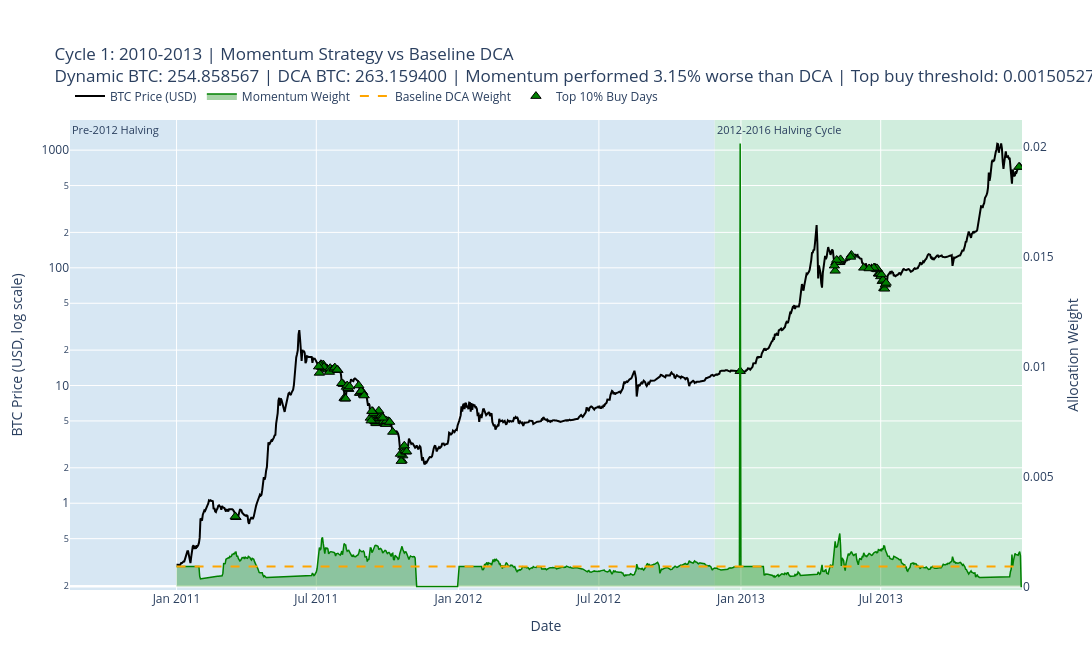
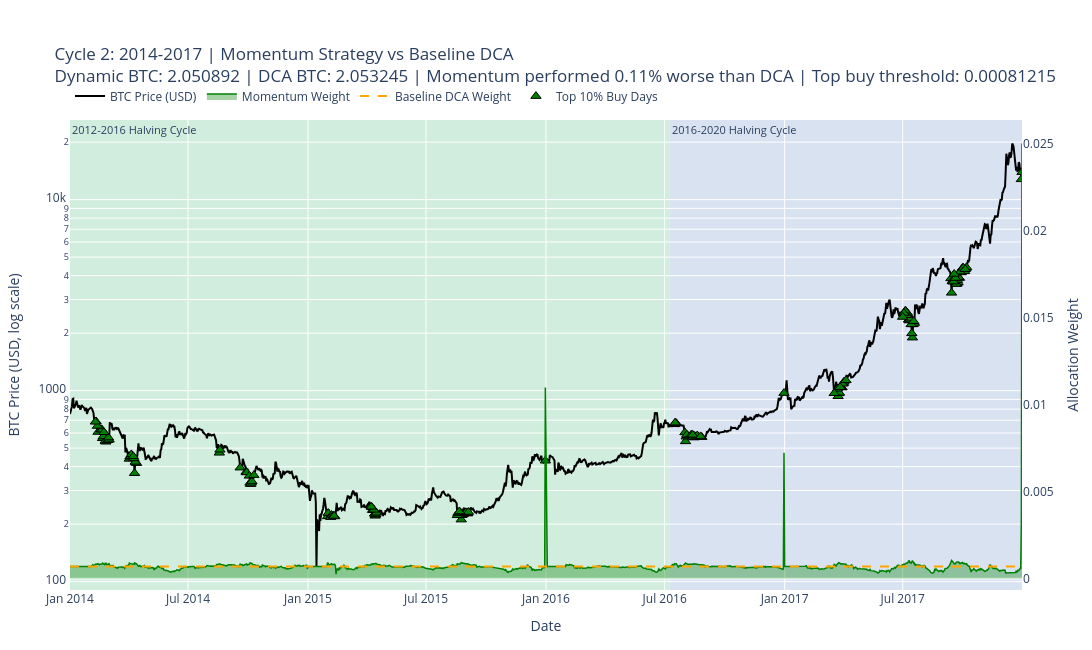
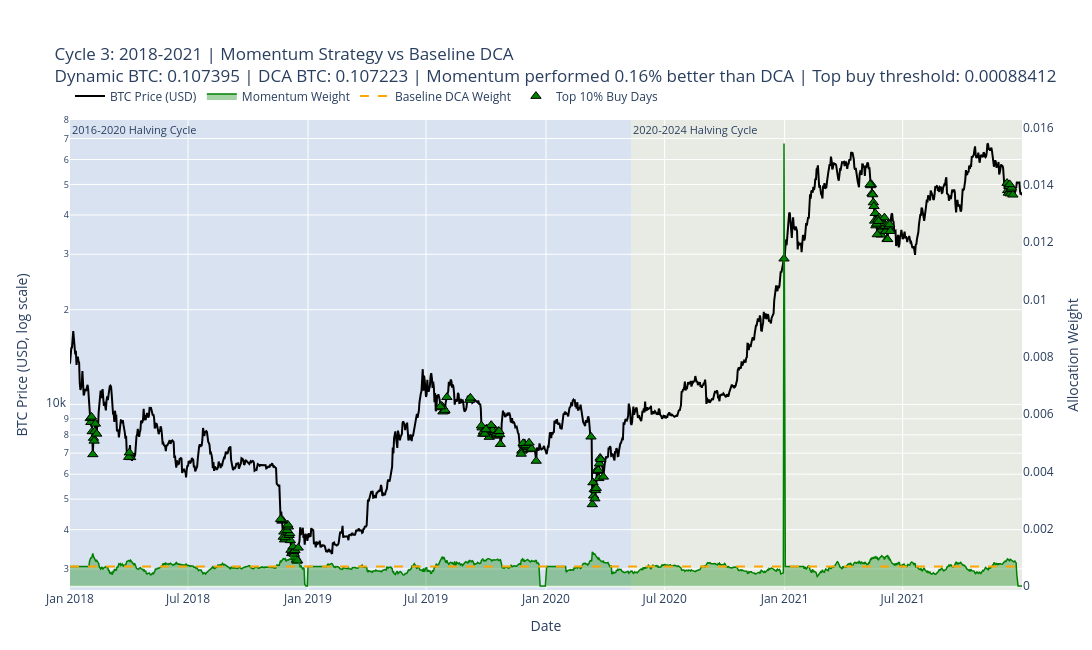
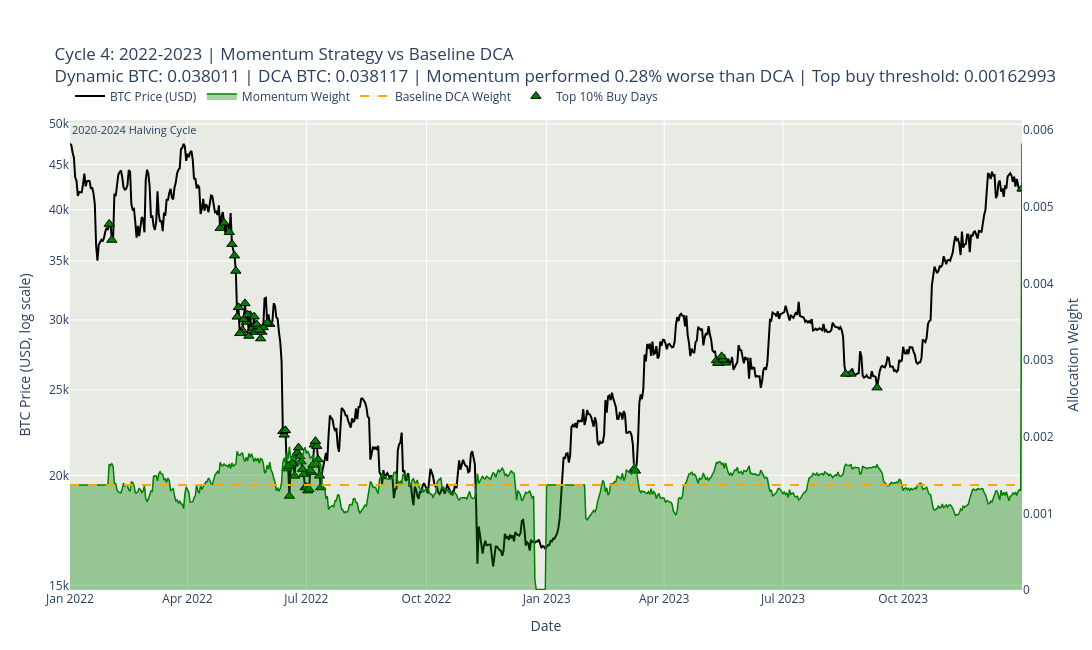

These figures' notebook cell, in order:
### Code cell
# Create 4 separate interactive charts, one for each cycle.

for label, result in cycle_results.items():
    plot_interactive_cycle_yearly(result, halving_periods)

### Figure 1 — Plotly figure (JSON) as saved in the notebook; plotly's stock layout.template omitted (floating-point values rounded to 4 significant figures; data arrays with more than 128 entries replaced by an {"elided": "..."} marker saying what was removed)
{"data": [{"customdata": {"elided": "1095x6 float values"}, "hovertemplate": "<b>Date</b>: %{x|%Y-%m-%d}<br><b>BTC Price</b>: $%{y:,.2f}<br><b>Momentum Weight</b>: %{customdata[0]:.8f}<br><b>DCA Weight</b>: %{customdata[1]:.8f}<br><b>Momentum sats/$</b>: %{customdata[2]:,.2f}<br><b>DCA sats/$</b>: %{customdata[3]:,.2f}<br><b>Momentum sats accumulated</b>: %{customdata[4]:,.2f}<br><b>DCA sats accumulated</b>: %{customdata[5]:,.2f}<extra></extra>", "line": {"color": "black", "width": 2}, "mode": "lines", "name": "BTC Price (USD)", "type": "scatter", "x": {"elided": "1095 str values"}, "y": {"elided": "1095 float values"}, "yaxis": "y"}, {"customdata": {"elided": "1095x3 float values"}, "fill": "tozeroy", "fillcolor": "rgba(0, 128, 0, 0.35)", "hovertemplate": "<b>Date</b>: %{x|%Y-%m-%d}<br><b>Momentum Weight</b>: %{y:.8f}<br><b>BTC Price</b>: $%{customdata[0]:,.2f}<br><b>Momentum sats/$</b>: %{customdata[1]:,.2f}<br><b>Momentum sats accumulated</b>: %{customdata[2]:,.2f}<extra></extra>", "line": {"color": "green", "width": 1.5}, "mode": "lines", "name": "Momentum Weight", "type": "scatter", "x": {"elided": "1095 str values"}, "y": {"elided": "1095 float values"}, "yaxis": "y2"}, {"customdata": {"elided": "1095x3 float values"}, "hovertemplate": "<b>Date</b>: %{x|%Y-%m-%d}<br><b>DCA Weight</b>: %{y:.8f}<br><b>BTC Price</b>: $%{customdata[0]:,.2f}<br><b>DCA sats/$</b>: %{customdata[1]:,.2f}<br><b>DCA sats accumulated</b>: %{customdata[2]:,.2f}<extra></extra>", "line": {"color": "orange", "dash": "dash", "width": 2}, "mode": "lines", "name": "Baseline DCA Weight", "type": "scatter", "x": {"elided": "1095 str values"}, "y": {"elided": "1095 float values"}, "yaxis": "y2"}, {"customdata": [[0.02013], [0.002412], [0.002234], [0.002166], [0.002163], [0.002053], [0.002044], [0.00196], [0.001959], [0.001906], [0.001897], [0.001873], [0.001872], [0.001866], [0.001853], [0.001846], [0.001845], [0.00184], [0.001838], [0.00183], [0.001822], [0.001806], [0.001797], [0.001797], [0.001778], [0.001776], [0.001756], [0.001749], [0.001745], [0.001742], [0.001738], [0.001733], [0.001723], [0.001722], [0.001718], [0.00171], [0.001708], [0.001705], [0.001705], [0.001705], [0.001699], [0.001696], [0.001682], [0.00168], [0.001679], [0.001664], [0.001663], [0.00166], [0.00165], [0.001648], [0.001648], [0.001647], [0.001645], [0.00164], [0.00164], [0.001638], [0.001635], [0.001634], [0.001614], [0.001613], [0.001611], [0.001608], [0.001608], [0.001603], [0.001597], [0.001595], [0.001591], [0.00159], [0.001588], [0.001588], [0.001586], [0.001585], [0.001585], [0.001583], [0.001581], [0.001581], [0.00158], [0.001579], [0.001577], [0.001575], [0.001574], [0.001566], [0.001566], [0.001566], [0.001563], [0.001558], [0.001552], [0.001551], [0.00155], [0.00155], [0.001549], [0.001548], [0.001537], [0.001536], [0.001535], [0.00153], [0.001529], [0.001529], [0.001529], [0.001528], [0.001526], [0.001523], [0.001516], [0.001514], [0.001514], [0.001513], [0.001512], [0.001511], [0.001511], [0.001505]], "hovertemplate": "<b>Top 10% Buy Date</b>: %{x|%Y-%m-%d}<br><b>BTC Price</b>: $%{y:,.2f}<br><b>Momentum Weight</b>: %{customdata[0]:.8f}<extra></extra>", "marker": {"color": "green", "line": {"color": "black", "width": 1}, "size": 9, "symbol": "triangle-up"}, "mode": "markers", "name": "Top 10% Buy Days", "type": "scatter", "x": ["2012-12-31T00:00:00.000000", "2013-05-09T00:00:00.000000", "2011-07-09T00:00:00.000000", "2013-05-08T00:00:00.000000", "2011-07-08T00:00:00.000000", "2013-05-03T00:00:00.000000", "2013-05-07T00:00:00.000000", "2011-07-10T00:00:00.000000", "2011-08-06T00:00:00.000000", "2011-08-07T00:00:00.000000", "2011-08-08T00:00:00.000000", "2011-09-17T00:00:00.000000", "2011-09-16T00:00:00.000000", "2011-09-15T00:00:00.000000", "2013-05-10T00:00:00.000000", "2011-09-18T00:00:00.000000", "2013-07-05T00:00:00.000000", "2013-05-06T00:00:00.000000", "2013-07-06T00:00:00.000000", "2011-10-20T00:00:00.000000", "2011-09-19T00:00:00.000000", "2013-05-04T00:00:00.000000", "2011-09-14T00:00:00.000000", "2013-05-05T00:00:00.000000", "2011-07-05T00:00:00.000000", "2011-07-13T00:00:00.000000", "2011-09-09T00:00:00.000000", "2011-09-10T00:00:00.000000", "2011-07-15T00:00:00.000000", "2013-07-03T00:00:00.000000", "2011-10-19T00:00:00.000000", "2011-09-22T00:00:00.000000", "2011-07-14T00:00:00.000000", "2011-07-07T00:00:00.000000", "2011-09-21T00:00:00.000000", "2011-07-16T00:00:00.000000", "2011-09-13T00:00:00.000000", "2013-05-02T00:00:00.000000", "2013-07-01T00:00:00.000000", "2011-09-23T00:00:00.000000", "2011-08-09T00:00:00.000000", "2011-10-21T00:00:00.000000", "2013-07-04T00:00:00.000000", "2013-06-28T00:00:00.000000", "2011-09-20T00:00:00.000000", "2011-08-26T00:00:00.000000", "2011-07-06T00:00:00.000000", "2013-07-07T00:00:00.000000", "2011-09-24T00:00:00.000000", "2011-08-05T00:00:00.000000", "2011-08-12T00:00:00.000000", "2011-09-28T00:00:00.000000", "2011-08-11T00:00:00.000000", "2013-06-29T00:00:00.000000", "2013-06-30T00:00:00.000000", "2011-09-27T00:00:00.000000", "2011-09-29T00:00:00.000000", "2011-08-27T00:00:00.000000", "2011-08-31T00:00:00.000000", "2011-08-03T00:00:00.000000", "2011-10-18T00:00:00.000000", "2011-08-10T00:00:00.000000", "2013-07-08T00:00:00.000000", "2013-07-02T00:00:00.000000", "2011-09-12T00:00:00.000000", "2011-08-30T00:00:00.000000", "2011-07-11T00:00:00.000000", "2013-05-24T00:00:00.000000", "2011-07-20T00:00:00.000000", "2011-09-26T00:00:00.000000", "2013-12-28T00:00:00.000000", "2013-06-25T00:00:00.000000", "2011-07-21T00:00:00.000000", "2011-08-29T00:00:00.000000", "2011-08-28T00:00:00.000000", "2011-07-19T00:00:00.000000", "2011-07-22T00:00:00.000000", "2011-08-13T00:00:00.000000", "2011-10-25T00:00:00.000000", "2011-07-23T00:00:00.000000", "2011-10-24T00:00:00.000000", "2013-06-24T00:00:00.000000", "2011-03-19T00:00:00.000000", "2011-03-18T00:00:00.000000", "2011-09-01T00:00:00.000000", "2013-06-23T00:00:00.000000", "2011-07-18T00:00:00.000000", "2013-06-27T00:00:00.000000", "2011-07-24T00:00:00.000000", "2011-10-03T00:00:00.000000", "2011-09-11T00:00:00.000000", "2011-07-04T00:00:00.000000", "2011-10-02T00:00:00.000000", "2011-10-22T00:00:00.000000", "2013-06-26T00:00:00.000000", "2013-06-09T00:00:00.000000", "2011-09-30T00:00:00.000000", "2011-10-23T00:00:00.000000", "2013-12-27T00:00:00.000000", "2011-09-25T00:00:00.000000", "2013-05-23T00:00:00.000000", "2013-06-22T00:00:00.000000", "2011-07-25T00:00:00.000000", "2011-10-04T00:00:00.000000", "2011-07-29T00:00:00.000000", "2011-07-28T00:00:00.000000", "2011-10-08T00:00:00.000000", "2011-10-26T00:00:00.000000", "2011-08-25T00:00:00.000000", "2013-06-16T00:00:00.000000"], "y": [13.24, 112.0, 14.39, 113.5, 14.35, 94.26, 111.4, 15.08, 7.82, 7.72, 7.74, 4.77, 4.81, 4.97, 117.9, 5.11, 67.14, 112.4, 66.34, 2.31, 5.26, 111.4, 5.55, 116.6, 12.8, 14.03, 5.31, 5.03, 13.9, 77.01, 2.28, 5.49, 13.93, 15.16, 5.62, 13.62, 5.79, 104.3, 84.5, 5.59, 9.72, 2.54, 79.0, 89.19, 6.1, 8.65, 14.8, 71.98, 5.41, 10.27, 9.32, 4.74, 9.47, 88.98, 89.54, 4.84, 4.7, 8.63, 8.35, 10.45, 2.62, 10.0, 74.4, 87.75, 6.04, 8.78, 14.37, 128.6, 13.69, 4.95, 717.8, 97.87, 13.66, 8.93, 8.97, 14.04, 13.65, 9.8, 2.74, 13.64, 2.81, 99.47, 0.76, 0.77, 8.22, 100.4, 13.03, 96.92, 13.86, 4.94, 6.06, 14.48, 4.98, 3.01, 98.95, 99.99, 5.01, 3.08, 720.4, 5.32, 123.8, 100.0, 14.2, 4.9, 13.51, 13.61, 4.03, 2.75, 10.01, 98.75], "yaxis": "y"}], "layout": {"annotations": [{"font": {"size": 11}, "showarrow": false, "text": "Pre-2012 Halving", "x": "2010-08-16T00:00:00", "xanchor": "left", "xref": "x", "y": 1, "yanchor": "top", "yref": "y domain"}, {"font": {"size": 11}, "showarrow": false, "text": "2012-2016 Halving Cycle", "x": "2012-11-28T00:00:00", "xanchor": "left", "xref": "x", "y": 1, "yanchor": "top", "yref": "y domain"}], "height": 650, "hovermode": "x unified", "legend": {"orientation": "h", "x": 0, "xanchor": "left", "y": 1.02, "yanchor": "bottom"}, "margin": {"b": 60, "l": 70, "r": 70, "t": 120}, "shapes": [{"fillcolor": "rgba(173, 216, 230, 0.25)", "layer": "below", "line": {"width": 0}, "opacity": 1, "type": "rect", "x0": "2010-08-16T00:00:00", "x1": "2012-11-27T00:00:00", "xref": "x", "y0": 0, "y1": 1, "yref": "y domain"}, {"fillcolor": "rgba(144, 238, 144, 0.25)", "layer": "below", "line": {"width": 0}, "opacity": 1, "type": "rect", "x0": "2012-11-28T00:00:00", "x1": "2013-12-31T00:00:00", "xref": "x", "y0": 0, "y1": 1, "yref": "y domain"}], "title": {"text": "Cycle 1: 2010-2013 | Momentum Strategy vs Baseline DCA<br>Dynamic BTC: 254.858567 | DCA BTC: 263.159400 | Momentum performed 3.15% worse than DCA | Top buy threshold: 0.00150527"}, "width": 1250, "xaxis": {"range": ["2010-08-16T00:00:00", "2013-12-31T00:00:00"], "title": {"text": "Date"}}, "yaxis": {"side": "left", "title": {"text": "BTC Price (USD, log scale)"}, "type": "log"}, "yaxis2": {"overlaying": "y", "showgrid": false, "side": "right", "title": {"text": "Allocation Weight"}}}}

### Figure 2 — Plotly figure (JSON) as saved in the notebook; plotly's stock layout.template omitted (floating-point values rounded to 4 significant figures; data arrays with more than 128 entries replaced by an {"elided": "..."} marker saying what was removed)
{"data": [{"customdata": {"elided": "1460x6 float values"}, "hovertemplate": "<b>Date</b>: %{x|%Y-%m-%d}<br><b>BTC Price</b>: $%{y:,.2f}<br><b>Momentum Weight</b>: %{customdata[0]:.8f}<br><b>DCA Weight</b>: %{customdata[1]:.8f}<br><b>Momentum sats/$</b>: %{customdata[2]:,.2f}<br><b>DCA sats/$</b>: %{customdata[3]:,.2f}<br><b>Momentum sats accumulated</b>: %{customdata[4]:,.2f}<br><b>DCA sats accumulated</b>: %{customdata[5]:,.2f}<extra></extra>", "line": {"color": "black", "width": 2}, "mode": "lines", "name": "BTC Price (USD)", "type": "scatter", "x": {"elided": "1460 str values"}, "y": {"elided": "1460 float values"}, "yaxis": "y"}, {"customdata": {"elided": "1460x3 float values"}, "fill": "tozeroy", "fillcolor": "rgba(0, 128, 0, 0.35)", "hovertemplate": "<b>Date</b>: %{x|%Y-%m-%d}<br><b>Momentum Weight</b>: %{y:.8f}<br><b>BTC Price</b>: $%{customdata[0]:,.2f}<br><b>Momentum sats/$</b>: %{customdata[1]:,.2f}<br><b>Momentum sats accumulated</b>: %{customdata[2]:,.2f}<extra></extra>", "line": {"color": "green", "width": 1.5}, "mode": "lines", "name": "Momentum Weight", "type": "scatter", "x": {"elided": "1460 str values"}, "y": {"elided": "1460 float values"}, "yaxis": "y2"}, {"customdata": {"elided": "1460x3 float values"}, "hovertemplate": "<b>Date</b>: %{x|%Y-%m-%d}<br><b>DCA Weight</b>: %{y:.8f}<br><b>BTC Price</b>: $%{customdata[0]:,.2f}<br><b>DCA sats/$</b>: %{customdata[1]:,.2f}<br><b>DCA sats accumulated</b>: %{customdata[2]:,.2f}<extra></extra>", "line": {"color": "orange", "dash": "dash", "width": 2}, "mode": "lines", "name": "Baseline DCA Weight", "type": "scatter", "x": {"elided": "1460 str values"}, "y": {"elided": "1460 float values"}, "yaxis": "y2"}, {"customdata": {"elided": "147x1 float values"}, "hovertemplate": "<b>Top 10% Buy Date</b>: %{x|%Y-%m-%d}<br><b>BTC Price</b>: $%{y:,.2f}<br><b>Momentum Weight</b>: %{customdata[0]:.8f}<extra></extra>", "marker": {"color": "green", "line": {"color": "black", "width": 1}, "size": 9, "symbol": "triangle-up"}, "mode": "markers", "name": "Top 10% Buy Days", "type": "scatter", "x": {"elided": "147 str values"}, "y": {"elided": "147 float values"}, "yaxis": "y"}], "layout": {"annotations": [{"font": {"size": 11}, "showarrow": false, "text": "2012-2016 Halving Cycle", "x": "2014-01-01T00:00:00", "xanchor": "left", "xref": "x", "y": 1, "yanchor": "top", "yref": "y domain"}, {"font": {"size": 11}, "showarrow": false, "text": "2016-2020 Halving Cycle", "x": "2016-07-09T00:00:00", "xanchor": "left", "xref": "x", "y": 1, "yanchor": "top", "yref": "y domain"}], "height": 650, "hovermode": "x unified", "legend": {"orientation": "h", "x": 0, "xanchor": "left", "y": 1.02, "yanchor": "bottom"}, "margin": {"b": 60, "l": 70, "r": 70, "t": 120}, "shapes": [{"fillcolor": "rgba(144, 238, 144, 0.25)", "layer": "below", "line": {"width": 0}, "opacity": 1, "type": "rect", "x0": "2014-01-01T00:00:00", "x1": "2016-07-08T00:00:00", "xref": "x", "y0": 0, "y1": 1, "yref": "y domain"}, {"fillcolor": "rgba(176, 196, 222, 0.25)", "layer": "below", "line": {"width": 0}, "opacity": 1, "type": "rect", "x0": "2016-07-09T00:00:00", "x1": "2017-12-31T00:00:00", "xref": "x", "y0": 0, "y1": 1, "yref": "y domain"}], "title": {"text": "Cycle 2: 2014-2017 | Momentum Strategy vs Baseline DCA<br>Dynamic BTC: 2.050892 | DCA BTC: 2.053245 | Momentum performed 0.11% worse than DCA | Top buy threshold: 0.00081215"}, "width": 1250, "xaxis": {"range": ["2014-01-01T00:00:00", "2017-12-31T00:00:00"], "title": {"text": "Date"}}, "yaxis": {"side": "left", "title": {"text": "BTC Price (USD, log scale)"}, "type": "log"}, "yaxis2": {"overlaying": "y", "showgrid": false, "side": "right", "title": {"text": "Allocation Weight"}}}}

### Figure 3 — Plotly figure (JSON) as saved in the notebook; plotly's stock layout.template omitted (floating-point values rounded to 4 significant figures; data arrays with more than 128 entries replaced by an {"elided": "..."} marker saying what was removed)
{"data": [{"customdata": {"elided": "1460x6 float values"}, "hovertemplate": "<b>Date</b>: %{x|%Y-%m-%d}<br><b>BTC Price</b>: $%{y:,.2f}<br><b>Momentum Weight</b>: %{customdata[0]:.8f}<br><b>DCA Weight</b>: %{customdata[1]:.8f}<br><b>Momentum sats/$</b>: %{customdata[2]:,.2f}<br><b>DCA sats/$</b>: %{customdata[3]:,.2f}<br><b>Momentum sats accumulated</b>: %{customdata[4]:,.2f}<br><b>DCA sats accumulated</b>: %{customdata[5]:,.2f}<extra></extra>", "line": {"color": "black", "width": 2}, "mode": "lines", "name": "BTC Price (USD)", "type": "scatter", "x": {"elided": "1460 str values"}, "y": {"elided": "1460 float values"}, "yaxis": "y"}, {"customdata": {"elided": "1460x3 float values"}, "fill": "tozeroy", "fillcolor": "rgba(0, 128, 0, 0.35)", "hovertemplate": "<b>Date</b>: %{x|%Y-%m-%d}<br><b>Momentum Weight</b>: %{y:.8f}<br><b>BTC Price</b>: $%{customdata[0]:,.2f}<br><b>Momentum sats/$</b>: %{customdata[1]:,.2f}<br><b>Momentum sats accumulated</b>: %{customdata[2]:,.2f}<extra></extra>", "line": {"color": "green", "width": 1.5}, "mode": "lines", "name": "Momentum Weight", "type": "scatter", "x": {"elided": "1460 str values"}, "y": {"elided": "1460 float values"}, "yaxis": "y2"}, {"customdata": {"elided": "1460x3 float values"}, "hovertemplate": "<b>Date</b>: %{x|%Y-%m-%d}<br><b>DCA Weight</b>: %{y:.8f}<br><b>BTC Price</b>: $%{customdata[0]:,.2f}<br><b>DCA sats/$</b>: %{customdata[1]:,.2f}<br><b>DCA sats accumulated</b>: %{customdata[2]:,.2f}<extra></extra>", "line": {"color": "orange", "dash": "dash", "width": 2}, "mode": "lines", "name": "Baseline DCA Weight", "type": "scatter", "x": {"elided": "1460 str values"}, "y": {"elided": "1460 float values"}, "yaxis": "y2"}, {"customdata": {"elided": "147x1 float values"}, "hovertemplate": "<b>Top 10% Buy Date</b>: %{x|%Y-%m-%d}<br><b>BTC Price</b>: $%{y:,.2f}<br><b>Momentum Weight</b>: %{customdata[0]:.8f}<extra></extra>", "marker": {"color": "green", "line": {"color": "black", "width": 1}, "size": 9, "symbol": "triangle-up"}, "mode": "markers", "name": "Top 10% Buy Days", "type": "scatter", "x": {"elided": "147 str values"}, "y": {"elided": "147 float values"}, "yaxis": "y"}], "layout": {"annotations": [{"font": {"size": 11}, "showarrow": false, "text": "2016-2020 Halving Cycle", "x": "2018-01-01T00:00:00", "xanchor": "left", "xref": "x", "y": 1, "yanchor": "top", "yref": "y domain"}, {"font": {"size": 11}, "showarrow": false, "text": "2020-2024 Halving Cycle", "x": "2020-05-11T00:00:00", "xanchor": "left", "xref": "x", "y": 1, "yanchor": "top", "yref": "y domain"}], "height": 650, "hovermode": "x unified", "legend": {"orientation": "h", "x": 0, "xanchor": "left", "y": 1.02, "yanchor": "bottom"}, "margin": {"b": 60, "l": 70, "r": 70, "t": 120}, "shapes": [{"fillcolor": "rgba(176, 196, 222, 0.25)", "layer": "below", "line": {"width": 0}, "opacity": 1, "type": "rect", "x0": "2018-01-01T00:00:00", "x1": "2020-05-10T00:00:00", "xref": "x", "y0": 0, "y1": 1, "yref": "y domain"}, {"fillcolor": "rgba(238, 232, 170, 0.25)", "layer": "below", "line": {"width": 0}, "opacity": 1, "type": "rect", "x0": "2020-05-11T00:00:00", "x1": "2021-12-31T00:00:00", "xref": "x", "y0": 0, "y1": 1, "yref": "y domain"}], "title": {"text": "Cycle 3: 2018-2021 | Momentum Strategy vs Baseline DCA<br>Dynamic BTC: 0.107395 | DCA BTC: 0.107223 | Momentum performed 0.16% better than DCA | Top buy threshold: 0.00088412"}, "width": 1250, "xaxis": {"range": ["2018-01-01T00:00:00", "2021-12-31T00:00:00"], "title": {"text": "Date"}}, "yaxis": {"side": "left", "title": {"text": "BTC Price (USD, log scale)"}, "type": "log"}, "yaxis2": {"overlaying": "y", "showgrid": false, "side": "right", "title": {"text": "Allocation Weight"}}}}

### Figure 4 — Plotly figure (JSON) as saved in the notebook; plotly's stock layout.template omitted (floating-point values rounded to 4 significant figures; data arrays with more than 128 entries replaced by an {"elided": "..."} marker saying what was removed)
{"data": [{"customdata": {"elided": "730x6 float values"}, "hovertemplate": "<b>Date</b>: %{x|%Y-%m-%d}<br><b>BTC Price</b>: $%{y:,.2f}<br><b>Momentum Weight</b>: %{customdata[0]:.8f}<br><b>DCA Weight</b>: %{customdata[1]:.8f}<br><b>Momentum sats/$</b>: %{customdata[2]:,.2f}<br><b>DCA sats/$</b>: %{customdata[3]:,.2f}<br><b>Momentum sats accumulated</b>: %{customdata[4]:,.2f}<br><b>DCA sats accumulated</b>: %{customdata[5]:,.2f}<extra></extra>", "line": {"color": "black", "width": 2}, "mode": "lines", "name": "BTC Price (USD)", "type": "scatter", "x": {"elided": "730 str values"}, "y": {"elided": "730 float values"}, "yaxis": "y"}, {"customdata": {"elided": "730x3 float values"}, "fill": "tozeroy", "fillcolor": "rgba(0, 128, 0, 0.35)", "hovertemplate": "<b>Date</b>: %{x|%Y-%m-%d}<br><b>Momentum Weight</b>: %{y:.8f}<br><b>BTC Price</b>: $%{customdata[0]:,.2f}<br><b>Momentum sats/$</b>: %{customdata[1]:,.2f}<br><b>Momentum sats accumulated</b>: %{customdata[2]:,.2f}<extra></extra>", "line": {"color": "green", "width": 1.5}, "mode": "lines", "name": "Momentum Weight", "type": "scatter", "x": {"elided": "730 str values"}, "y": {"elided": "730 float values"}, "yaxis": "y2"}, {"customdata": {"elided": "730x3 float values"}, "hovertemplate": "<b>Date</b>: %{x|%Y-%m-%d}<br><b>DCA Weight</b>: %{y:.8f}<br><b>BTC Price</b>: $%{customdata[0]:,.2f}<br><b>DCA sats/$</b>: %{customdata[1]:,.2f}<br><b>DCA sats accumulated</b>: %{customdata[2]:,.2f}<extra></extra>", "line": {"color": "orange", "dash": "dash", "width": 2}, "mode": "lines", "name": "Baseline DCA Weight", "type": "scatter", "x": {"elided": "730 str values"}, "y": {"elided": "730 float values"}, "yaxis": "y2"}, {"customdata": [[0.005827], [0.001867], [0.001861], [0.001823], [0.001814], [0.00181], [0.001791], [0.001791], [0.001783], [0.001782], [0.001778], [0.001777], [0.001771], [0.001764], [0.00176], [0.00176], [0.001755], [0.001742], [0.001736], [0.001733], [0.001731], [0.001729], [0.001725], [0.001723], [0.001723], [0.001722], [0.001722], [0.001722], [0.001719], [0.001715], [0.001713], [0.001713], [0.001707], [0.001699], [0.001688], [0.001687], [0.001684], [0.001683], [0.001682], [0.001678], [0.001675], [0.001673], [0.00167], [0.001667], [0.001666], [0.001665], [0.001665], [0.001662], [0.001659], [0.001659], [0.001655], [0.001654], [0.001654], [0.001653], [0.001653], [0.001652], [0.001651], [0.001649], [0.001649], [0.001648], [0.001648], [0.001648], [0.001646], [0.001646], [0.001645], [0.001641], [0.001641], [0.001641], [0.00164], [0.00164], [0.001639], [0.001636], [0.001631], [0.00163]], "hovertemplate": "<b>Top 10% Buy Date</b>: %{x|%Y-%m-%d}<br><b>BTC Price</b>: $%{y:,.2f}<br><b>Momentum Weight</b>: %{customdata[0]:.8f}<extra></extra>", "marker": {"color": "green", "line": {"color": "black", "width": 1}, "size": 9, "symbol": "triangle-up"}, "mode": "markers", "name": "Top 10% Buy Days", "type": "scatter", "x": ["2023-12-31T00:00:00.000000", "2022-06-18T00:00:00.000000", "2022-06-30T00:00:00.000000", "2022-06-29T00:00:00.000000", "2022-07-02T00:00:00.000000", "2022-05-09T00:00:00.000000", "2022-05-13T00:00:00.000000", "2022-06-16T00:00:00.000000", "2022-05-18T00:00:00.000000", "2022-07-01T00:00:00.000000", "2022-07-03T00:00:00.000000", "2022-05-20T00:00:00.000000", "2022-05-12T00:00:00.000000", "2022-05-10T00:00:00.000000", "2022-07-06T00:00:00.000000", "2022-05-11T00:00:00.000000", "2022-06-21T00:00:00.000000", "2022-06-22T00:00:00.000000", "2022-05-21T00:00:00.000000", "2022-05-19T00:00:00.000000", "2022-05-16T00:00:00.000000", "2022-07-05T00:00:00.000000", "2022-06-14T00:00:00.000000", "2022-05-23T00:00:00.000000", "2022-07-04T00:00:00.000000", "2022-06-28T00:00:00.000000", "2022-06-19T00:00:00.000000", "2022-06-20T00:00:00.000000", "2022-05-25T00:00:00.000000", "2022-05-27T00:00:00.000000", "2022-06-17T00:00:00.000000", "2022-05-14T00:00:00.000000", "2022-05-28T00:00:00.000000", "2022-06-23T00:00:00.000000", "2022-07-07T00:00:00.000000", "2022-06-27T00:00:00.000000", "2022-05-24T00:00:00.000000", "2022-06-24T00:00:00.000000", "2022-05-17T00:00:00.000000", "2022-05-15T00:00:00.000000", "2023-05-13T00:00:00.000000", "2022-05-22T00:00:00.000000", "2023-05-14T00:00:00.000000", "2022-06-03T00:00:00.000000", "2022-07-11T00:00:00.000000", "2022-04-26T00:00:00.000000", "2022-06-13T00:00:00.000000", "2023-05-11T00:00:00.000000", "2023-05-18T00:00:00.000000", "2022-05-05T00:00:00.000000", "2023-03-09T00:00:00.000000", "2023-05-12T00:00:00.000000", "2022-05-29T00:00:00.000000", "2022-05-26T00:00:00.000000", "2022-06-25T00:00:00.000000", "2022-06-26T00:00:00.000000", "2023-05-16T00:00:00.000000", "2022-06-15T00:00:00.000000", "2022-07-09T00:00:00.000000", "2022-05-03T00:00:00.000000", "2022-02-02T00:00:00.000000", "2022-07-10T00:00:00.000000", "2022-05-08T00:00:00.000000", "2022-04-29T00:00:00.000000", "2022-01-31T00:00:00.000000", "2022-07-12T00:00:00.000000", "2023-05-15T00:00:00.000000", "2022-07-08T00:00:00.000000", "2023-08-22T00:00:00.000000", "2023-08-18T00:00:00.000000", "2023-09-11T00:00:00.000000", "2023-03-10T00:00:00.000000", "2022-05-07T00:00:00.000000", "2022-06-01T00:00:00.000000"], "y": [42240.0, 18950.0, 19370.0, 20050.0, 19210.0, 30250.0, 29210.0, 20360.0, 28770.0, 19390.0, 19290.0, 29180.0, 29010.0, 31010.0, 20550.0, 28970.0, 20620.0, 19970.0, 29400.0, 30360.0, 29850.0, 20170.0, 22230.0, 29060.0, 20250.0, 20330.0, 20530.0, 20640.0, 29500.0, 28580.0, 20490.0, 30040.0, 29070.0, 21070.0, 21660.0, 20730.0, 29650.0, 21210.0, 30410.0, 31320.0, 26800.0, 30260.0, 26930.0, 29670.0, 19980.0, 38120.0, 22440.0, 27000.0, 26820.0, 36560.0, 20340.0, 26810.0, 29430.0, 29220.0, 21500.0, 21010.0, 27040.0, 22490.0, 21580.0, 37720.0, 36960.0, 20840.0, 34090.0, 38650.0, 38530.0, 19370.0, 27280.0, 21860.0, 26060.0, 26060.0, 25140.0, 20240.0, 35480.0, 29780.0], "yaxis": "y"}], "layout": {"annotations": [{"font": {"size": 11}, "showarrow": false, "text": "2020-2024 Halving Cycle", "x": "2022-01-01T00:00:00", "xanchor": "left", "xref": "x", "y": 1, "yanchor": "top", "yref": "y domain"}], "height": 650, "hovermode": "x unified", "legend": {"orientation": "h", "x": 0, "xanchor": "left", "y": 1.02, "yanchor": "bottom"}, "margin": {"b": 60, "l": 70, "r": 70, "t": 120}, "shapes": [{"fillcolor": "rgba(238, 232, 170, 0.25)", "layer": "below", "line": {"width": 0}, "opacity": 1, "type": "rect", "x0": "2022-01-01T00:00:00", "x1": "2023-12-31T00:00:00", "xref": "x", "y0": 0, "y1": 1, "yref": "y domain"}], "title": {"text": "Cycle 4: 2022-2023 | Momentum Strategy vs Baseline DCA<br>Dynamic BTC: 0.038011 | DCA BTC: 0.038117 | Momentum performed 0.28% worse than DCA | Top buy threshold: 0.00162993"}, "width": 1250, "xaxis": {"range": ["2022-01-01T00:00:00", "2023-12-31T00:00:00"], "title": {"text": "Date"}}, "yaxis": {"side": "left", "title": {"text": "BTC Price (USD, log scale)"}, "type": "log"}, "yaxis2": {"overlaying": "y", "showgrid": false, "side": "right", "title": {"text": "Allocation Weight"}}}}
